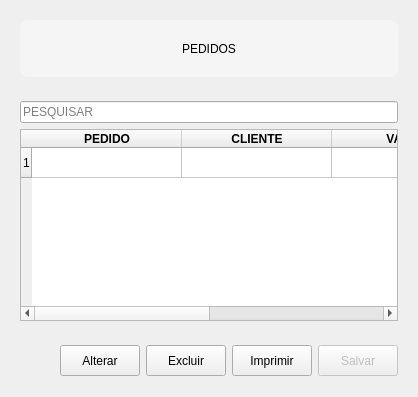
            <widget class="QWidget" name="consulta_pedido">
             <layout class="QVBoxLayout" name="verticalLayout_13">
              <item>
               <widget class="QWidget" name="widget_13" native="true">
                <property name="minimumSize">
                 <size>
                  <width>0</width>
                  <height>75</height>
                 </size>
                </property>
                <property name="maximumSize">
                 <size>
                  <width>16777215</width>
                  <height>75</height>
                 </size>
                </property>
                <property name="layoutDirection">
                 <enum>Qt::LayoutDirection::LeftToRight</enum>
                </property>
                <property name="styleSheet">
                 <string notr="true">QFrame {
    background-color: #F5F5F5;
    border-radius: 8px;
}</string>
                </property>
                <layout class="QGridLayout" name="gridLayout_3">
                 <item row="0" column="0">
                  <widget class="QLabel" name="label_4">
                   <property name="text">
                    <string>PEDIDOS</string>
                   </property>
                   <property name="alignment">
                    <set>Qt::AlignmentFlag::AlignCenter</set>
                   </property>
                  </widget>
                 </item>
                </layout>
               </widget>
              </item>
              <item>
               <widget class="QWidget" name="widget_12" native="true">
                <property name="minimumSize">
                 <size>
                  <width>0</width>
                  <height>0</height>
                 </size>
                </property>
                <property name="maximumSize">
                 <size>
                  <width>16777215</width>
                  <height>16777215</height>
                 </size>
                </property>
                <layout class="QVBoxLayout" name="verticalLayout_17">
                 <item>
                  <widget class="QSplitter" name="splitter">
                   <property name="orientation">
                    <enum>Qt::Orientation::Horizontal</enum>
                   </property>
                   <widget class="QLineEdit" name="txt_pesquisar_pedido">
                    <property name="minimumSize">
                     <size>
                      <width>200</width>
                      <height>0</height>
                     </size>
                    </property>
                    <property name="maximumSize">
                     <size>
                      <width>400</width>
                      <height>16777215</height>
                     </size>
                    </property>
                    <property name="placeholderText">
                     <string>PESQUISAR</string>
                    </property>
                   </widget>
                  </widget>
                 </item>
                 <item>
                  <widget class="QTableWidget" name="tb_pedidos">
                   <property name="styleSheet">
                    <string notr="true"/>
                   </property>
                   <property name="editTriggers">
                    <set>QAbstractItemView::EditTrigger::NoEditTriggers</set>
                   </property>
                   <property name="selectionBehavior">
                    <enum>QAbstractItemView::SelectionBehavior::SelectRows</enum>
                   </property>
                   <property name="sortingEnabled">
                    <bool>true</bool>
                   </property>
                   <property name="rowCount">
                    <number>1</number>
                   </property>
                   <attribute name="horizontalHeaderCascadingSectionResizes">
                    <bool>true</bool>
                   </attribute>
                   <attribute name="horizontalHeaderDefaultSectionSize">
                    <number>150</number>
                   </attribute>
                   <attribute name="horizontalHeaderStretchLastSection">
                    <bool>true</bool>
                   </attribute>
                   <row/>
                   <column>
                    <property name="text">
                     <string>PEDIDO</string>
                    </property>
                    <property name="font">
                     <font>
                      <bold>true</bold>
                     </font>
                    </property>
                   </column>
                   <column>
                    <property name="text">
                     <string>CLIENTE</string>
                    </property>
                    <property name="font">
                     <font>
                      <bold>true</bold>
                     </font>
                    </property>
                   </column>
                   <column>
                    <property name="text">
                     <string>VALOR</string>
                    </property>
                    <property name="font">
                     <font>
                      <bold>true</bold>
                     </font>
                    </property>
                   </column>
                   <column>
                    <property name="text">
                     <string>DATA</string>
                    </property>
                    <property name="font">
                     <font>
                      <bold>true</bold>
                     </font>
                    </property>
                   </column>
                  </widget>
                 </item>
                </layout>
               </widget>
              </item>
              <item>
               <widget class="QWidget" name="widget_14" native="true">
                <property name="minimumSize">
                 <size>
                  <width>0</width>
                  <height>50</height>
                 </size>
                </property>
                <property name="maximumSize">
                 <size>
                  <width>16777215</width>
                  <height>50</height>
                 </size>
                </property>
                <property name="layoutDirection">
                 <enum>Qt::LayoutDirection::RightToLeft</enum>
                </property>
                <layout class="QHBoxLayout" name="horizontalLayout_4">
                 <item>
                  <widget class="QPushButton" name="btn_salvar_tb_pedidos">
                   <property name="enabled">
                    <bool>false</bool>
                   </property>
                   <property name="minimumSize">
                    <size>
                     <width>80</width>
                     <height>31</height>
                    </size>
                   </property>
                   <property name="maximumSize">
                    <size>
                     <width>80</width>
                     <height>31</height>
                    </size>
                   </property>
                   <property name="text">
                    <string>Salvar</string>
                   </property>
                  </widget>
                 </item>
                 <item>
                  <widget class="QPushButton" name="btn_imprimir_tb_pedidos">
                   <property name="minimumSize">
                    <size>
                     <width>80</width>
                     <height>31</height>
                    </size>
                   </property>
                   <property name="text">
                    <string>Imprimir</string>
                   </property>
                  </widget>
                 </item>
                 <item>
                  <widget class="QPushButton" name="btn_excluir_tb_pedidos">
                   <property name="minimumSize">
                    <size>
                     <width>80</width>
                     <height>31</height>
                    </size>
                   </property>
                   <property name="text">
                    <string>Excluir</string>
                   </property>
                  </widget>
                 </item>
                 <item>
                  <widget class="QPushButton" name="btn_alterar_tb_pedidos">
                   <property name="minimumSize">
                    <size>
                     <width>80</width>
                     <height>31</height>
                    </size>
                   </property>
                   <property name="maximumSize">
                    <size>
                     <width>80</width>
                     <height>31</height>
                    </size>
                   </property>
                   <property name="text">
                    <string>Alterar</string>
                   </property>
                  </widget>
                 </item>
                 <item>
                  <spacer name="horizontalSpacer_2">
                   <property name="orientation">
                    <enum>Qt::Orientation::Horizontal</enum>
                   </property>
                   <property name="sizeHint" stdset="0">
                    <size>
                     <width>40</width>
                     <height>20</height>
                    </size>
                   </property>
                  </spacer>
                 </item>
                </layout>
               </widget>
              </item>
             </layout>
            </widget>
